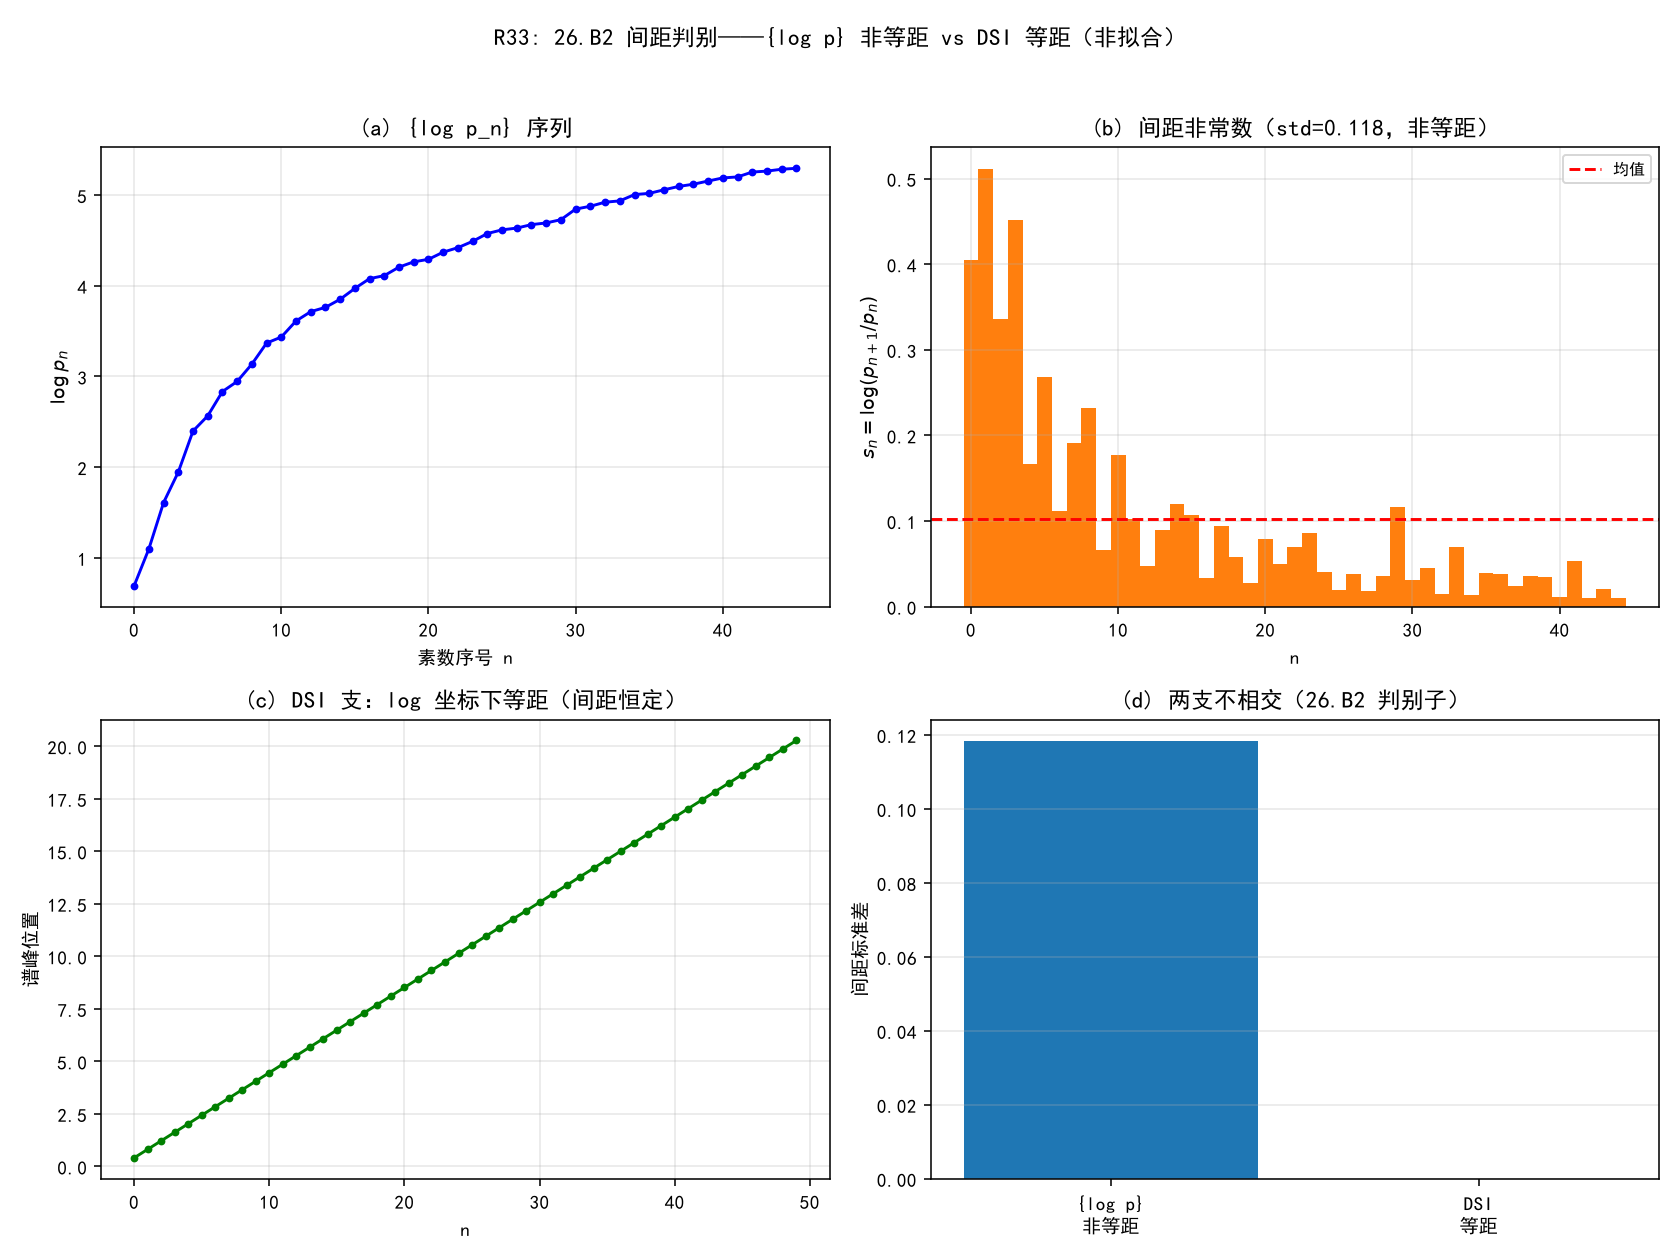

This chart was generated by the following Python code:
# -*- coding: utf-8 -*-
"""
R33: 26.B2 间距判别——{log p} 非等距 vs DSI 等距。
数据为素数序列（外部标准数学），无拟合。
运行：python "10 探索/超导第一性研究/04_计算验证/R33_间距判别.py"
"""
import csv
import math
import os

import numpy as np
import matplotlib
matplotlib.use("Agg")
import matplotlib.pyplot as plt

plt.rcParams["font.sans-serif"] = ["SimHei", "Microsoft YaHei"]
plt.rcParams["axes.unicode_minus"] = False

HERE = os.path.dirname(os.path.abspath(__file__))


def primes_below(n):
    sieve = [True] * (n + 1)
    sieve[0] = sieve[1] = False
    for i in range(2, int(n ** 0.5) + 1):
        if sieve[i]:
            for j in range(i * i, n + 1, i):
                sieve[j] = False
    return [i for i in range(n + 1) if sieve[i]]


def assertions():
    out = {}
    ps = primes_below(200)
    logp = np.array([math.log(p) for p in ps])
    gaps = np.diff(logp)  # s_n = log(p_{n+1}/p_n)
    # {log p} 非等距：间距方差 > 0
    out["logp_gap_std"] = float(np.std(gaps))
    out["logp_not_equidistant"] = bool(np.std(gaps) > 1e-3)
    # 素数非等比：p2^2 != p1*p3（取前三个素数 2,3,5）
    out["p2sq_vs_p1p3"] = bool(3 ** 2 != 2 * 5)
    out["three_primes_no_gp"] = bool(9 != 10)
    # DSI 支：等距（间距方差 = 0）
    dsi_gaps = np.full(50, math.log(1.5))  # 等差、公比 λ=1.5
    out["dsi_gap_std"] = float(np.std(dsi_gaps))
    out["dsi_equidistant"] = bool(np.std(dsi_gaps) < 1e-12)
    # 两支不相交：等距序列不可能匹配 log p
    out["branches_disjoint"] = bool(out["logp_not_equidistant"] and out["dsi_equidistant"])
    # 间距趋于 0（PNT）
    out["last_gap"] = float(gaps[-1])
    out["gap_tends_to_zero"] = bool(gaps[-1] < gaps[0])
    return out


def plots(a):
    fig, axes = plt.subplots(2, 2, figsize=(12, 9))
    ps = primes_below(200)
    logp = np.array([math.log(p) for p in ps])
    gaps = np.diff(logp)

    ax = axes[0, 0]
    ax.plot(range(len(logp)), logp, "b-o", ms=3)
    ax.set_xlabel("素数序号 n"); ax.set_ylabel(r"$\log p_n$")
    ax.set_title("(a) {log p_n} 序列"); ax.grid(alpha=0.3)

    ax = axes[0, 1]
    ax.bar(range(len(gaps)), gaps, color="tab:orange", width=1.0)
    ax.axhline(np.mean(gaps), color="r", ls="--", label="均值")
    ax.set_xlabel("n"); ax.set_ylabel(r"$s_n=\log(p_{n+1}/p_n)$")
    ax.set_title(f"(b) 间距非常数（std={a['logp_gap_std']:.3f}，非等距）")
    ax.legend(fontsize=8); ax.grid(alpha=0.3)

    ax = axes[1, 0]
    dsi = np.cumsum(np.full(50, math.log(1.5)))
    ax.plot(range(50), dsi, "g-o", ms=3)
    ax.set_xlabel("n"); ax.set_ylabel("谱峰位置")
    ax.set_title("(c) DSI 支：log 坐标下等距（间距恒定）"); ax.grid(alpha=0.3)

    ax = axes[1, 1]
    labels = ["{log p}\n非等距", "DSI\n等距"]
    ax.bar(labels, [np.std(gaps), 0.0], color=["tab:blue", "tab:green"])
    ax.set_ylabel("间距标准差")
    ax.set_title("(d) 两支不相交（26.B2 判别子）"); ax.grid(alpha=0.3, axis="y")

    fig.suptitle("R33: 26.B2 间距判别——{log p} 非等距 vs DSI 等距（非拟合）", fontsize=12)
    fig.tight_layout(rect=[0, 0, 1, 0.96])
    png = os.path.join(HERE, "R33_间距判别.png")
    fig.savefig(png, dpi=140); plt.close(fig)
    return png


if __name__ == "__main__":
    a = assertions()
    print("=== R33 数值断言 ===")
    for k, v in a.items():
        print(f"{k:32s} = {v}")
    p = plots(a)
    path = os.path.join(HERE, "R33_间距判别_断言.csv")
    with open(path, "w", newline="", encoding="utf-8-sig") as f:
        w = csv.writer(f); w.writerow(["assertion", "value"])
        for k, v in a.items():
            w.writerow([k, v])
    print(f"\n图像: {p}\n断言表: {path}")
